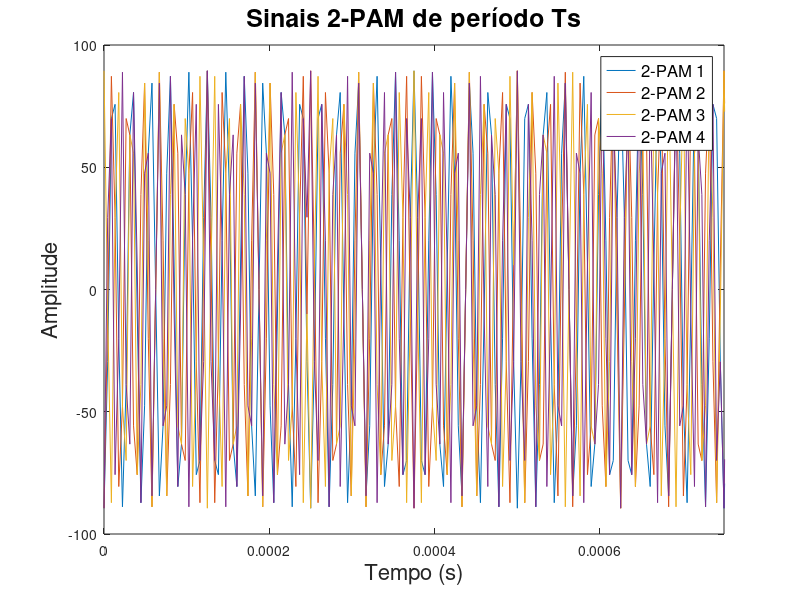

This chart was generated by the following MATLAB code: (Note: this script raises an error after producing the figure.)
%% FDM
clear; clc;

%% a)
% Seed para a geração de números aleatórios
rng(123);
num_bits = 10000;

% Quatro sequências de bits pseudo-aleatórias
seq_bits1 = randi([0, 1], 1, num_bits);
seq_bits2 = randi([0, 1], 1, num_bits);
seq_bits3 = randi([0, 1], 1, num_bits);
seq_bits4 = randi([0, 1], 1, num_bits);

%% b)
% Parâmetros
Ts = 1 / 4000; % Duração do pulso (segundos)

Fa = 224000; % Frequência de amostragem (Hz)
app = Fa * Ts; % Amostras por pulso
t = 0:1/Fa:(app*num_bits/Fa-1/Fa);

sinal_2pam1 = repelem(2*seq_bits1-1, app)/sqrt(Ts);
sinal_2pam2 = repelem(2*seq_bits2-1, app)/sqrt(Ts);
sinal_2pam3 = repelem(2*seq_bits3-1, app)/sqrt(Ts);
sinal_2pam4 = repelem(2*seq_bits4-1, app)/sqrt(Ts);

% figure;
% plot(t, sinal_2pam1);
% title('Sinal 2-PAM - 1');
% xlabel('Tempo (s)');
% ylabel('Amplitude');
% xlim([0 3*app/Fa]);
% ylim([-80 80]);

%% c)
% Frequências das portadoras
f1 = 44000;
f2 = 52000;
f3 = 60000;
f4 = 68000;

% Modulação 2-PAM em banda passante
sinal_fdm1 = sinal_2pam1 .* cos(2 * pi * f1 * t) * sqrt(2);
sinal_fdm2 = sinal_2pam2 .* cos(2 * pi * f2 * t) * sqrt(2);
sinal_fdm3 = sinal_2pam3 .* cos(2 * pi * f3 * t) * sqrt(2);
sinal_fdm4 = sinal_2pam4 .* cos(2 * pi * f4 * t) * sqrt(2);

% figure;
% plot(t, sinal_fdm1);
% title('Sinal FDM 1');
% xlabel('Tempo (s)');
% ylabel('Amplitude');
% xlim([0 3*app/Fa]);
% ylim([-100 100]);

%% d)
figure;
plot(t, sinal_fdm1, t, sinal_fdm2, t, sinal_fdm3, t, sinal_fdm4);
title('Sinais 2-PAM de período Ts', 'FontSize', 18);
xlabel('Tempo (s)', 'FontSize', 16);
ylabel('Amplitude', 'FontSize', 16);
legend('2-PAM 1','2-PAM 2','2-PAM 3','2-PAM 4', 'FontSize', 12);
xlim([0 3*app/Fa]);
ylim([-100 100]);
saveas(gcf, 'fdm_time.eps', 'epsc');

%% e)
% Sinal 1
[Pxx1, Freq1] = periodogram(sinal_fdm1, [], [], Fa, 'centered', 'power');

% Sinal 2
[Pxx2, Freq2] = periodogram(sinal_fdm2, [], [], Fa, 'centered', 'power');

% Sinal 3
[Pxx3, Freq3] = periodogram(sinal_fdm3, [], [], Fa, 'centered', 'power');

% Sinal 4
[Pxx4, Freq4] = periodogram(sinal_fdm4, [], [], Fa, 'centered', 'power');

% Plot
figure;
plot(Freq1, Pxx1, Freq2, Pxx2, Freq3, Pxx3, Freq4, Pxx4);
xlim([0, 120000]);
xlabel('Frequência (Hz)', 'FontSize', 16);
ylabel('Potência Espectral', 'FontSize', 16);
legend('Sinal 1', 'Sinal 2', 'Sinal 3', 'Sinal 4', 'FontSize', 12);
title('Periodogramas dos Sinais FDM', 'FontSize', 18);
grid on;
saveas(gcf, 'fdm_freq.eps', 'epsc');

%% TDM
clear; clc;

%% f)
% Seed para a geração de números aleatórios
rng(123);
num_bits = 10000;

% Quatro sequências de bits pseudo-aleatórias
seq_bits1 = randi([0, 1], 1, num_bits);
seq_bits2 = randi([0, 1], 1, num_bits);
seq_bits3 = randi([0, 1], 1, num_bits);
seq_bits4 = randi([0, 1], 1, num_bits);
meios = ones(1,num_bits)/2;

m1 = [seq_bits1; meios; meios; meios];
m2 = [meios; seq_bits2; meios; meios];
m3 = [meios; meios; seq_bits3; meios];
m4 = [meios; meios; meios; seq_bits4];

% Parâmetros
Ts = (1 / 4000) / 4; % Duração do pulso (segundos)

Fa = 224000; % Frequência de amostragem (Hz)
app = Fa * Ts; % Amostras por pulso
t = 0:1/Fa:(4*app*num_bits/Fa-1/Fa);

sinal_2pam1 = repelem(2*m1(:)'-1, app)/sqrt(Ts);
sinal_2pam2 = repelem(2*m2(:)'-1, app)/sqrt(Ts);
sinal_2pam3 = repelem(2*m3(:)'-1, app)/sqrt(Ts);
sinal_2pam4 = repelem(2*m4(:)'-1, app)/sqrt(Ts);

figure;
plot(t, sinal_2pam1, t, sinal_2pam2, t, sinal_2pam3, t, sinal_2pam4);
title('Pulsos 2-PAM de período Ts/4', 'FontSize', 18);
xlabel('Tempo (s)', 'FontSize', 16);
ylabel('Amplitude', 'FontSize', 16);
legend('Sinal 1', 'Sinal 2', 'Sinal 3', 'Sinal 4', 'FontSize', 12);
xlim([0 4*3*app/Fa]);
ylim([-200 200]);
saveas(gcf, 'tdm_pulse.eps', 'epsc');

%% g)
% Frequências das portadoras
fc = 56000;

% Modulação TDM
sinal_tdm1 = sinal_2pam1 .* cos(2 * pi * fc * t) * sqrt(2);
sinal_tdm2 = sinal_2pam2 .* cos(2 * pi * fc * t) * sqrt(2);
sinal_tdm3 = sinal_2pam3 .* cos(2 * pi * fc * t) * sqrt(2);
sinal_tdm4 = sinal_2pam4 .* cos(2 * pi * fc * t) * sqrt(2);

% figure;
% plot(t, sinal_tdm1);
% title('Sinal FDM 1');
% xlabel('Tempo (s)');
% ylabel('Amplitude');
% xlim([0 4*3*app/Fa]);
% ylim([-250 250]);

%% h)
figure;
plot(t, sinal_tdm1, t, sinal_tdm2, t, sinal_tdm3, t, sinal_tdm4);
title('Sinais 2-PAM de período Ts/4', 'FontSize', 18);
xlabel('Tempo (s)', 'FontSize', 16);
ylabel('Amplitude', 'FontSize', 16);
legend('2-PAM 1','2-PAM 2','2-PAM 3','2-PAM 4', 'FontSize', 12);
xlim([0 4*3*app/Fa]);
ylim([-200 200]);
saveas(gcf, 'tdm_time.eps', 'epsc');

%% i)
% Sinal 1
[Pxx1, Freq1] = periodogram(sinal_tdm1, [], [], Fa, 'centered', 'power');

% Sinal 2
[Pxx2, Freq2] = periodogram(sinal_tdm2, [], [], Fa, 'centered', 'power');

% Sinal 3
[Pxx3, Freq3] = periodogram(sinal_tdm3, [], [], Fa, 'centered', 'power');

% Sinal 4
[Pxx4, Freq4] = periodogram(sinal_tdm4, [], [], Fa, 'centered', 'power');

% Plot
figure;
plot(Freq1, Pxx1, Freq2, Pxx2, Freq3, Pxx3, Freq4, Pxx4);
xlim([0, 120000]);
xlabel('Frequência (Hz)', 'FontSize', 16);
ylabel('Potência Espectral', 'FontSize', 16);
legend('Sinal 1', 'Sinal 2', 'Sinal 3', 'Sinal 4', 'FontSize', 12);
title('Periodogramas dos Sinais TDM', 'FontSize', 18);
grid on;
saveas(gcf, 'tdm_freq.eps', 'epsc');

%% CDM
clear; clc;

%% j)
% Seed para a geração de números aleatórios
rng(123);
num_bits = 10000;

% Quatro sequências de bits pseudo-aleatórias
seq_bits1 = randi([0, 1], 1, num_bits);
seq_bits2 = randi([0, 1], 1, num_bits);
seq_bits3 = randi([0, 1], 1, num_bits);
seq_bits4 = randi([0, 1], 1, num_bits);

% Parâmetros
Ts = (1 / 4000); % Duração do pulso (segundos)

Fa = 224000; % Frequência de amostragem (Hz)
app = Fa * Ts; % Amostras por pulso
t = 0:1/Fa:(app*num_bits/Fa-1/Fa);

sinal_2pam1 = repelem(2*seq_bits1-1, app)/sqrt(Ts);
sinal_2pam2 = repelem(2*seq_bits2-1, app)/sqrt(Ts);
sinal_2pam3 = repelem(2*seq_bits3-1, app)/sqrt(Ts);
sinal_2pam4 = repelem(2*seq_bits4-1, app)/sqrt(Ts);

% Sequências de espalhamento
seq1 = repmat(repelem(2*[0 0 1 1 1 0 1]-1, app/7),1,num_bits);
seq2 = repmat(repelem(2*[0 1 1 1 0 1 0]-1, app/7),1,num_bits);
seq3 = repmat(repelem(2*[1 1 1 0 1 0 0]-1, app/7),1,num_bits);
seq4 = repmat(repelem(2*[1 1 0 1 0 0 1]-1, app/7),1,num_bits);

sinal_seq1 = sinal_2pam1 .* seq1;
sinal_seq2 = sinal_2pam2 .* seq2;
sinal_seq3 = sinal_2pam3 .* seq3;
sinal_seq4 = sinal_2pam4 .* seq4;

% figure;
% plot(t, sinal_seq1);
% title('Sinais 2-PAM');
% xlabel('Tempo (s)');
% ylabel('Amplitude');
% legend('2-PAM 1','2-PAM 2','2-PAM 3','2-PAM 4');
% xlim([0 3*app/Fa]);
% ylim([-100 100]);

%% k)
% Frequências das portadoras
fc = 56000;

% Modulação CDM
sinal_cdm1 = sinal_seq1 .* cos(2 * pi * fc * t) * sqrt(2);
sinal_cdm2 = sinal_seq2 .* cos(2 * pi * fc * t) * sqrt(2);
sinal_cdm3 = sinal_seq3 .* cos(2 * pi * fc * t) * sqrt(2);
sinal_cdm4 = sinal_seq4 .* cos(2 * pi * fc * t) * sqrt(2);

% figure;
% plot(t, sinal_cdm1);
% title('Sinal CDM 1');
% xlabel('Tempo (s)');
% ylabel('Amplitude');
% xlim([0 3*app/Fa]);
% ylim([-250 250]);

%% l)
figure;
plot(t, sinal_cdm1, t, sinal_cdm2, t, sinal_cdm3, t, sinal_cdm4);
title('Sinais 2-PAM com espalhamento', 'FontSize', 18);
xlabel('Tempo (s)', 'FontSize', 16);
ylabel('Amplitude', 'FontSize', 16);
legend('2-PAM 1','2-PAM 2','2-PAM 3','2-PAM 4', 'FontSize', 12);
xlim([0 3*app/Fa]);
ylim([-200 200]);
saveas(gcf, 'cdm_time.eps', 'epsc');

%% m)
% Sinal 1
[Pxx1, Freq1] = periodogram(sinal_cdm1, [], [], Fa, 'centered', 'power');

% Sinal 2
[Pxx2, Freq2] = periodogram(sinal_cdm2, [], [], Fa, 'centered', 'power');

% Sinal 3
[Pxx3, Freq3] = periodogram(sinal_cdm3, [], [], Fa, 'centered', 'power');

% Sinal 4
[Pxx4, Freq4] = periodogram(sinal_cdm4, [], [], Fa, 'centered', 'power');

% Plot
figure;
plot(Freq1, Pxx1, Freq2, Pxx2, Freq3, Pxx3, Freq4, Pxx4);
xlim([0, 120000]);
xlabel('Frequência (Hz)', 'FontSize', 16);
ylabel('Potência Espectral', 'FontSize', 16);
legend('Sinal 1', 'Sinal 2', 'Sinal 3', 'Sinal 4', 'FontSize', 12);
title('Periodogramas dos Sinais CDM', 'FontSize', 18);
grid on;
saveas(gcf, 'cdm_freq.eps', 'epsc');

%% n)
s = seq3;

% Sinal 1
[Pxx1, Freq1] = periodogram(sinal_cdm1 .* s, [], [], Fa, 'centered', 'power');

% Sinal 2
[Pxx2, Freq2] = periodogram(sinal_cdm2 .* s, [], [], Fa, 'centered', 'power');

% Sinal 3
[Pxx3, Freq3] = periodogram(sinal_cdm3 .* s, [], [], Fa, 'centered', 'power');

% Sinal 4
[Pxx4, Freq4] = periodogram(sinal_cdm4 .* s, [], [], Fa, 'centered', 'power');

% Plot
figure;
plot(Freq1, Pxx1, Freq2, Pxx2, Freq3, Pxx3, Freq4, Pxx4);
xlim([0, 120000]);
xlabel('Frequência (Hz)', 'FontSize', 16);
ylabel('Potência Espectral', 'FontSize', 16);
legend('Sinal 1', 'Sinal 2', 'Sinal 3', 'Sinal 4', 'FontSize', 12);
title('Periodogramas dos Sinais CDM x Sequência 3', 'FontSize', 18);
grid on;
saveas(gcf, 'cdm_seq3.eps', 'epsc');
